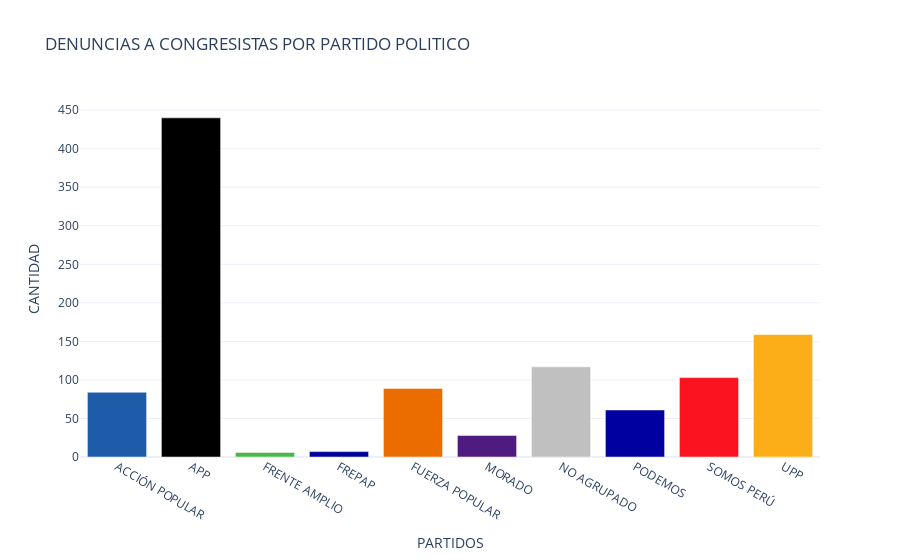

The code cell stored with this chart in its notebook:
### Code cell
import plotly.graph_objects as go
colors = ['lightslategray',] * 10
colors[0] = "rgb(30 , 91, 168)"
colors[1] = "rgb(0 , 0, 0)"#"rgb(299 , 26, 34)"
colors[2] = "rgb(73 , 184, 72)"
colors[3] = "rgb(0 , 0, 155)"
colors[4] = "rgb(235 , 109, 0)"
colors[5] = "rgb(79 , 27, 127)"
colors[6] = "rgb(192 , 192, 192)"
colors[7] = "rgb(0 , 0, 160)"
colors[8] = "rgb(251 , 19, 32)"
colors[9] = "rgb(251 , 174, 23)"


fig = go.Figure(data=[go.Bar(
    x=df_Partido["BANCADA"],  
    y=df_Partido["CANTIDAD DE DELITOS"],
    marker_color=colors # marker color can be a single color value or an iterable
)])

fig.update_layout(title_text='DENUNCIAS A CONGRESISTAS POR PARTIDO POLITICO',
        template="plotly_white",
        yaxis=dict(
        title='CANTIDAD',
    ),
        xaxis=dict(
        title='PARTIDOS',
    ),)
fig.show()

fig.write_html("sin_normalizar.html")

### Figure 1 — Plotly figure (JSON) as saved in the notebook; plotly's stock layout.template omitted (floating-point values rounded to 4 significant figures)
{"data": [{"marker": {"color": ["rgb(30 , 91, 168)", "rgb(0 , 0, 0)", "rgb(73 , 184, 72)", "rgb(0 , 0, 155)", "rgb(235 , 109, 0)", "rgb(79 , 27, 127)", "rgb(192 , 192, 192)", "rgb(0 , 0, 160)", "rgb(251 , 19, 32)", "rgb(251 , 174, 23)"]}, "type": "bar", "x": ["ACCIÓN POPULAR", "APP", "FRENTE AMPLIO", "FREPAP", "FUERZA POPULAR", "MORADO", "NO AGRUPADO", "PODEMOS", "SOMOS PERÚ", "UPP"], "y": [84, 440, 6, 7, 89, 28, 117, 61, 103, 159]}], "layout": {"title": {"text": "DENUNCIAS A CONGRESISTAS POR PARTIDO POLITICO"}, "xaxis": {"title": {"text": "PARTIDOS"}}, "yaxis": {"title": {"text": "CANTIDAD"}}}}
